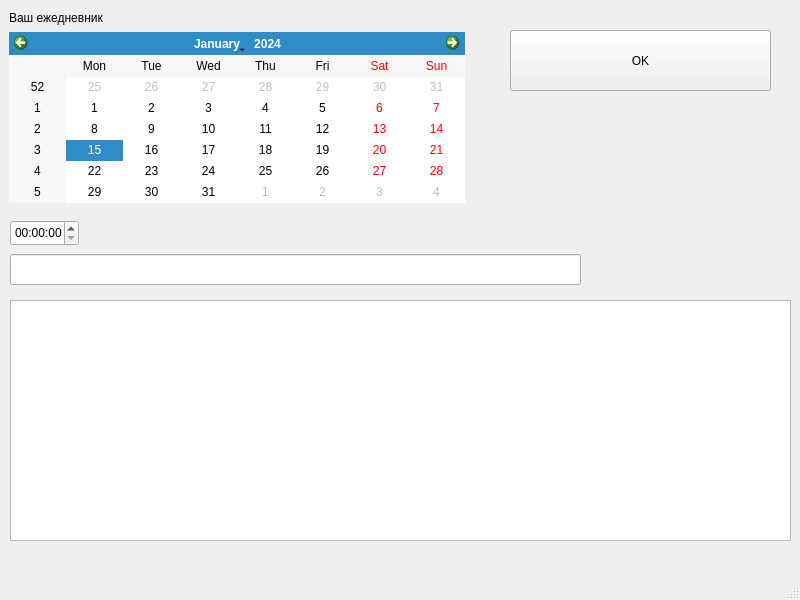
<?xml version="1.0" encoding="UTF-8"?>
<ui version="4.0">
 <class>MainWindow</class>
 <widget class="QMainWindow" name="MainWindow">
  <property name="geometry">
   <rect>
    <x>0</x>
    <y>0</y>
    <width>800</width>
    <height>600</height>
   </rect>
  </property>
  <property name="windowTitle">
   <string>MainWindow</string>
  </property>
  <widget class="QWidget" name="centralwidget">
   <widget class="QLabel" name="label">
    <property name="geometry">
     <rect>
      <x>9</x>
      <y>9</y>
      <width>122</width>
      <height>17</height>
     </rect>
    </property>
    <property name="text">
     <string>Ваш ежедневник</string>
    </property>
   </widget>
   <widget class="QCalendarWidget" name="calendar">
    <property name="geometry">
     <rect>
      <x>9</x>
      <y>32</y>
      <width>456</width>
      <height>171</height>
     </rect>
    </property>
    <property name="toolTip">
     <string>&lt;html&gt;&lt;head/&gt;&lt;body&gt;&lt;p&gt;Дата&lt;/p&gt;&lt;p&gt;&lt;br/&gt;&lt;/p&gt;&lt;/body&gt;&lt;/html&gt;</string>
    </property>
   </widget>
   <widget class="QTimeEdit" name="time">
    <property name="geometry">
     <rect>
      <x>10</x>
      <y>220</y>
      <width>69</width>
      <height>26</height>
     </rect>
    </property>
    <property name="toolTip">
     <string>&lt;html&gt;&lt;head/&gt;&lt;body&gt;&lt;p&gt;Время&lt;/p&gt;&lt;/body&gt;&lt;/html&gt;</string>
    </property>
   </widget>
   <widget class="QListWidget" name="widget">
    <property name="geometry">
     <rect>
      <x>10</x>
      <y>300</y>
      <width>781</width>
      <height>241</height>
     </rect>
    </property>
    <property name="toolTip">
     <string>&lt;html&gt;&lt;head/&gt;&lt;body&gt;&lt;p&gt;Ваши занятия&lt;/p&gt;&lt;/body&gt;&lt;/html&gt;</string>
    </property>
   </widget>
   <widget class="QLineEdit" name="lineEdit">
    <property name="geometry">
     <rect>
      <x>10</x>
      <y>254</y>
      <width>571</width>
      <height>31</height>
     </rect>
    </property>
   </widget>
   <widget class="QPushButton" name="button">
    <property name="geometry">
     <rect>
      <x>510</x>
      <y>30</y>
      <width>261</width>
      <height>61</height>
     </rect>
    </property>
    <property name="text">
     <string>OK</string>
    </property>
   </widget>
   <widget class="QLabel" name="label_2">
    <property name="geometry">
     <rect>
      <x>470</x>
      <y>110</y>
      <width>311</width>
      <height>91</height>
     </rect>
    </property>
    <property name="text">
     <string/>
    </property>
   </widget>
  </widget>
  <widget class="QMenuBar" name="menubar">
   <property name="geometry">
    <rect>
     <x>0</x>
     <y>0</y>
     <width>800</width>
     <height>22</height>
    </rect>
   </property>
  </widget>
  <widget class="QStatusBar" name="statusbar"/>
 </widget>
 <resources/>
 <connections/>
</ui>
